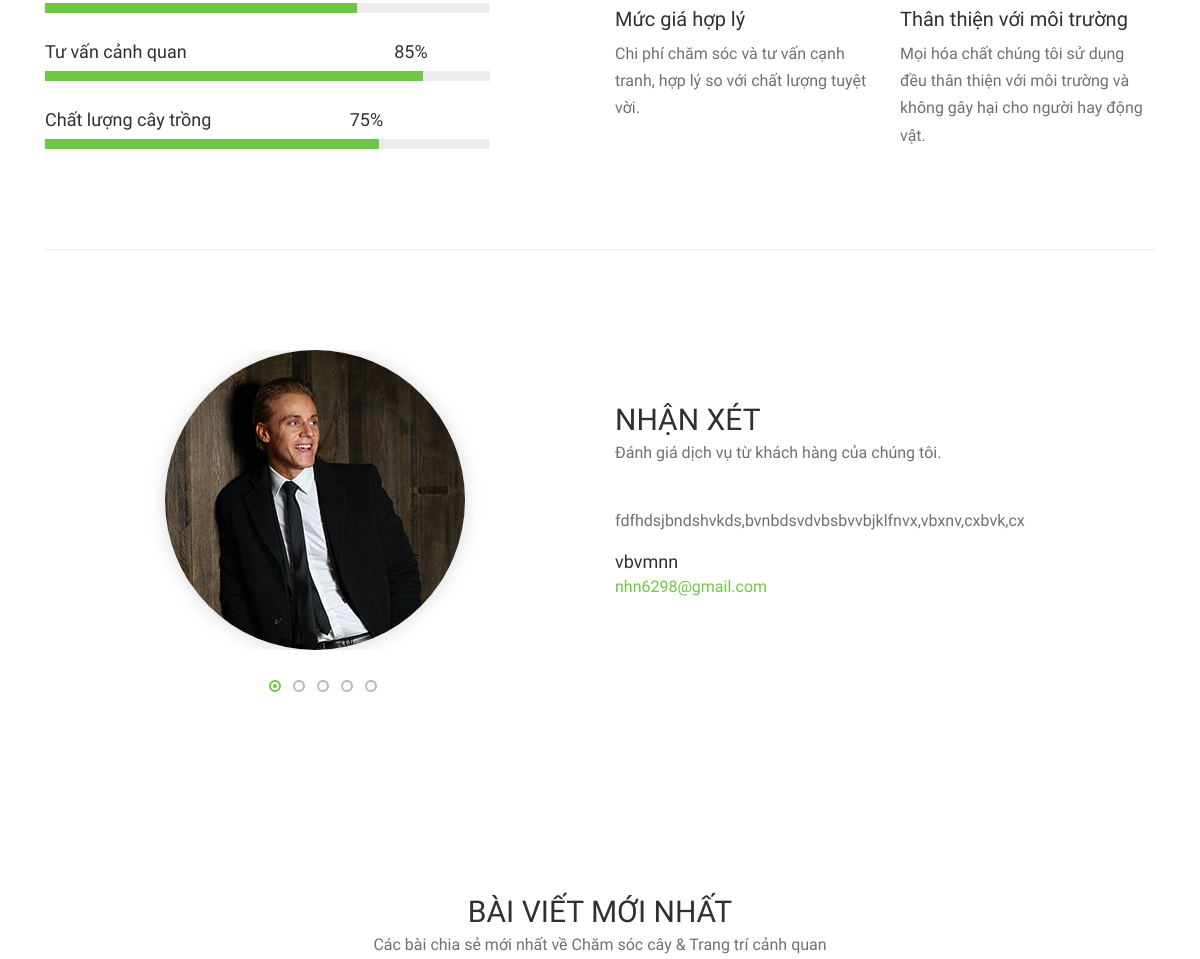
Before: / (middle part) with the older database file.
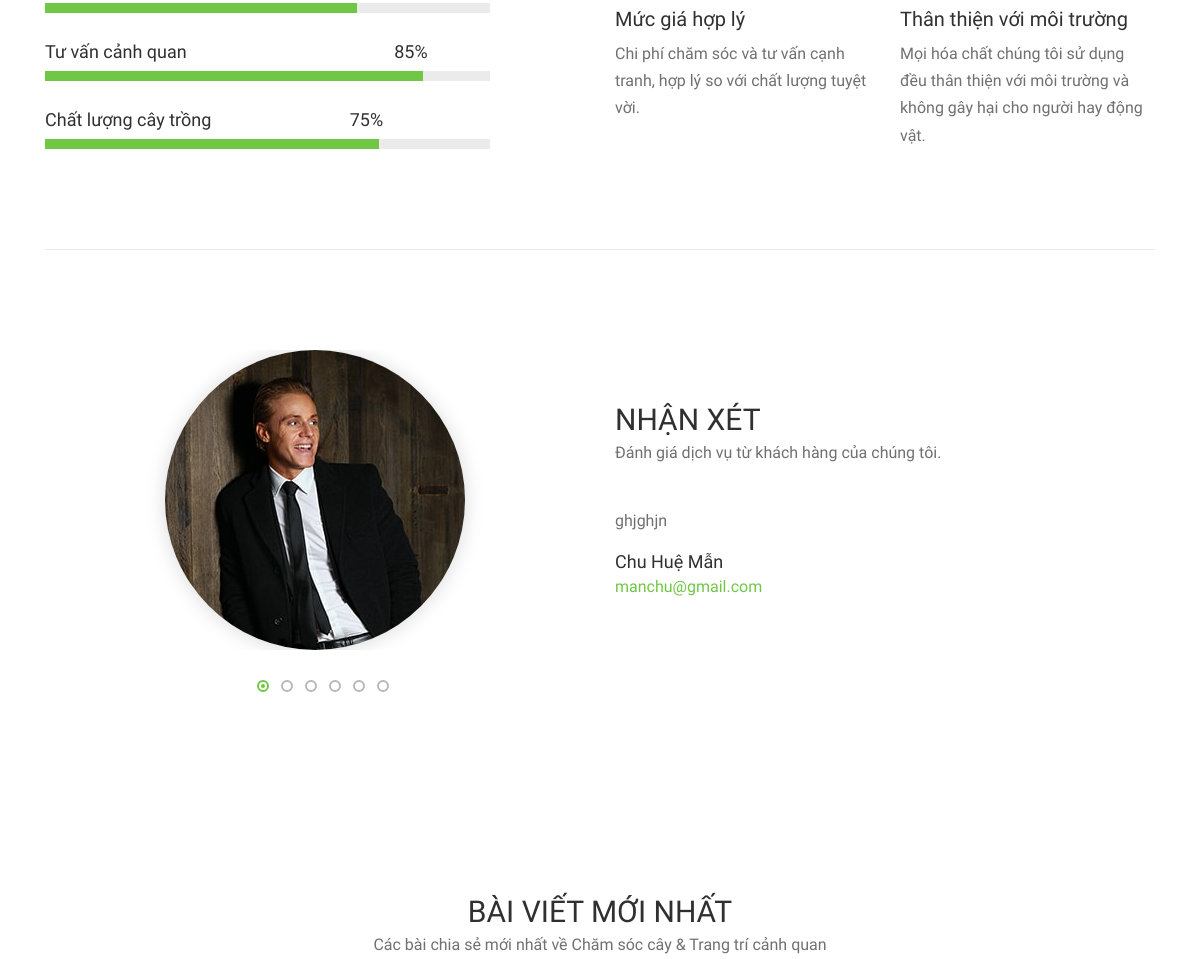
After: the same page with the newer database file.
### tables this page shows
CREATE TABLE `tbl_phan_hoi` (
  `id` int(11) NOT NULL,
  `ho_ten` varchar(100) NOT NULL,
  `noi_dung_phan_hoi` text NOT NULL,
  `tai_khoan` varchar(50) NOT NULL,
  `thoi_gian_phan_hoi` timestamp NOT NULL DEFAULT current_timestamp(),
  `tieu_de` varchar(100) NOT NULL
);

### application/controllers/Welcome.php (called while the page is built, shortened)
<?php
class Welcome extends CI_Controller {
	public function index()
	{
		$this->load->database();
		$this->load->helper('url');
		$query = $this->db->query("
			SELECT anh_minh_hoa_1,tieu_de, tac_gia, noi_dung_doc_thu, date(ngay_tao) as ngay_tao
			FROM tbl_tin_tuc
			ORDER BY ngay_tao DESC limit 3
		");
		$query1 = $this->db->query("
			SELECT *
			FROM tbl_phan_hoi
			ORDER BY thoi_gian_phan_hoi DESC
		");
		$query2 = $this->db->query("
			SELECT *
			FROM tbl_doi_ngu
			ORDER BY ngay_tao DESC limit 3
		");
		$data['nhan_vien_moi'] = $query2->result();
		$data['tin_tuc'] = $query->result();
		$data['phan_hoi'] = $query1->result();
		$this->load->view('menu');
		$this->load->view('index.php', $data);
		$this->load->view('footer');
	}
}

### index.php (called while the page is built, shortened)
<?php
require_once BASEPATH.'core/CodeIgniter.php';

### application/views/index.php (the view, shortened to what the changed rows need)
    <section class="testimonial-area section-padding-100">
        <div class="container">
            <div class="row">
                <div class="col-12">
                    <div class="testimonials-slides owl-carousel">
                          <?php foreach ($phan_hoi as $row) {
                         ;?>
                        <div class="single-testimonial-slide">
                            <div class="row align-items-center">
                                <div class="col-12 col-md-6">
                                    <div class="testimonial-thumb">
                                        <img src="img/bg-img/15.jpg" alt="">
                                    </div>
                                </div>
                                <div class="col-12 col-md-6">
                                    <div class="testimonial-content">
                                        <div class="section-heading">
                                            <h2>NHẬN XÉT</h2>
                                            <p>Đánh giá dịch vụ từ khách hàng của chúng tôi.</p>
                                        </div>
                                        <p><?=$row->noi_dung_phan_hoi?></p>
                                        <div class="testimonial-author-info">
                                            <h6><?=$row->ho_ten?></h6>
                                            <p><?=$row->tai_khoan?></p>
                                        </div>
                                    </div>
                                </div>
                            </div>
                        </div>
                        <?php
                            }
                            ;?>
                    </div>
                </div>
            </div>
        </div>
    </section>
    <section class="alazea-blog-area section-padding-100-0">
        <div class="container">
            <div class="row">
                <div class="col-12">
                    <div class="section-heading text-center">
                        <h2>Bài viết mới nhất</h2>
                    </div>
                </div>
            </div>
        </div>
    </section>
</body>
</html>

Changed rows visible on the page:
no longer on this page (row unchanged): tbl_phan_hoi: noi_dung_phan_hoi "fdfhdsjbndshvkds,bvnbdsvdvbsbvvbjklfnvx,vbxnv,cxbvk,cx", ho_ten "vbvmnn", tai_khoan "nhn6298@gmail.com"
added tbl_phan_hoi: noi_dung_phan_hoi "ghjghjn", ho_ten "Chu Huệ Mẫn", tai_khoan "manchu@gmail.com"
